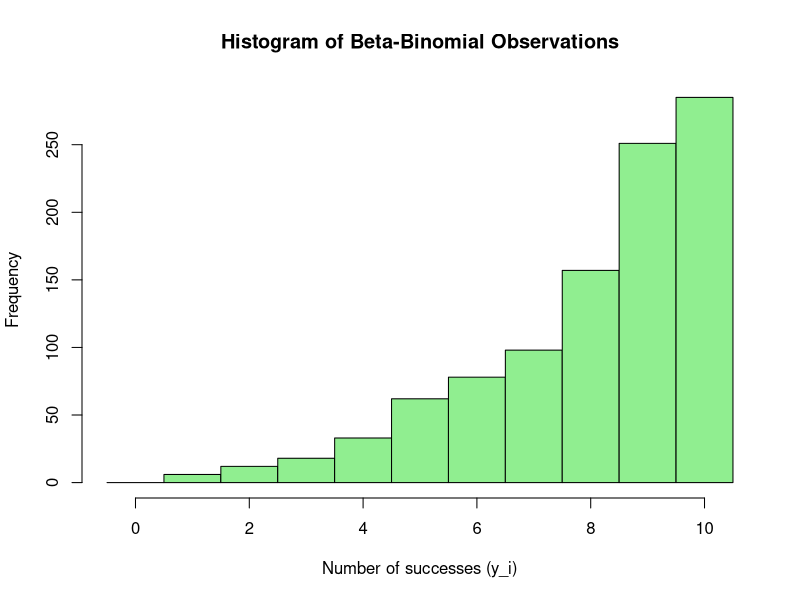
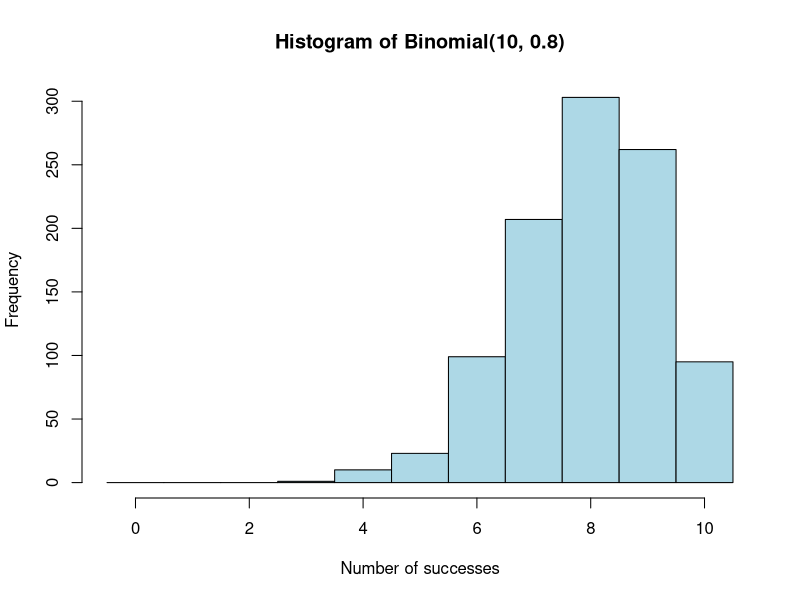

Write the R code that produced these figures, in order.
## ---- chunk 1
    set.seed(100)

    p_vals <- rbeta(1000,shape1 = 4, shape2 = 1)

    head(p_vals)
## ---- chunk 2
    y_i <- rbinom(1, size = 10, prob = p_vals[1])
    y_i

## ---- chunk 3
    set.seed(100)

    p_vals <- rbeta(1000, shape1 = 4, shape2 = 1)
    beta_binom_obs <- rbinom(1000, size = 10, prob = p_vals)


    head(beta_binom_obs)

## ---- chunk 4
    hist(
      beta_binom_obs,
      breaks = seq(-0.5, 10.5, 1),
      main = "Histogram of Beta-Binomial Observations",
      xlab = "Number of successes (y_i)",
      col = "lightgreen"
    )

## ---- chunk 5
set.seed(100)
binom_obs <- rbinom(1000, size = 10, prob = 0.8)


hist(
  binom_obs,
  breaks = seq(-0.5, 10.5, 1),
  main = "Histogram of Binomial(10, 0.8)",
  xlab = "Number of successes",
  col = "lightblue"
)
